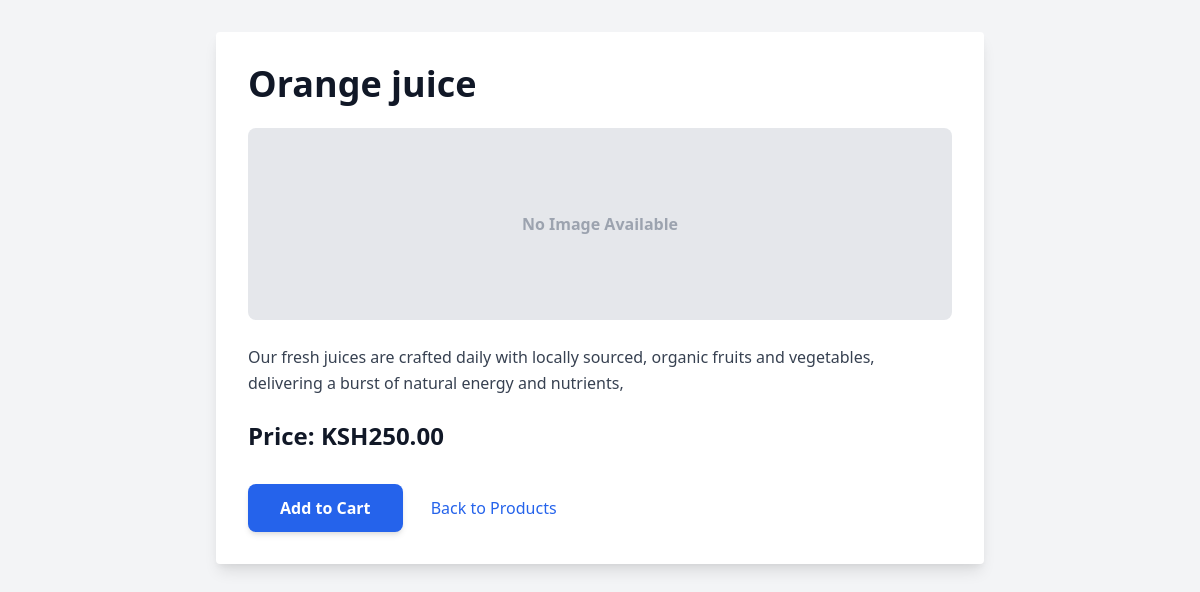
The page /catalogue/products/6/ on the database its author committed.
### catalogue/models.py (models this page shows, shortened)
class Product(models.Model):
    image = models.ImageField(upload_to='product_images/', null=True, blank=True)
    name = models.CharField(max_length=50)
    description = models.TextField()
    price = models.DecimalField(max_digits=10, decimal_places=2)
    stock = models.PositiveIntegerField(default=0)
    category = models.ForeignKey(Category, null=True, on_delete=models.PROTECT)

### catalogue/views.py (the view)
# urls.py: path("products/<int:id>/", views.product_detail, name="product_details"),
def product_detail(request, id):
    product = get_object_or_404(Product, id=id)
    return render(request, "catalogue/product_details.html", {"product": product})

### catalogue/templates/catalogue/product_details.html (shortened to what this page needs)
<!DOCTYPE html>
<html lang="en">
<head>
    <link href="https://cdn.jsdelivr.net/npm/tailwindcss@2.2.19/dist/tailwind.min.css" rel="stylesheet" />
</head>
<body class="bg-gray-100 p-8">
    <div class="max-w-3xl mx-auto bg-white rounded shadow-lg p-8">
        <h3 class="text-4xl font-extrabold mb-6 text-gray-900">{{ product.name }}</h3>
        {% if product.image %}
          <img src="{{ product.image.url }}" alt="{{ product.name }}" class="w-full max-h-96 object-cover mb-6 rounded-lg border" />
        {% else %}
          <div class="w-full h-48 bg-gray-200 flex items-center justify-center rounded-lg mb-6">
              <span class="text-gray-400 font-semibold">No Image Available</span>
          </div>
        {% endif %}
        <p class="mb-6 text-gray-700 leading-relaxed">{{ product.description }}</p>
        <b class="block text-2xl mb-8 text-gray-900">Price: KSH{{ product.price }}</b>
        <form action="{% url 'add_to_cart' product.id %}" method="post" class="inline-block">
            <button type="submit" class="bg-blue-600 hover:bg-blue-700 text-white font-semibold py-3 px-8 rounded-lg shadow-md transition duration-300">
                Add to Cart
            </button>
        </form>
        <a href="{% url 'list_products' %}" class="ml-6 text-blue-600 hover:underline font-medium">
            Back to Products
        </a>
    </div>
</body>
</html>

### rows shown on the page
Product: name "Orange juice", description "Our fresh juices are crafted daily with locally sourced, organic fruits and vegetables, delivering a burst of natural energy and nutrients,", price "250.00"
